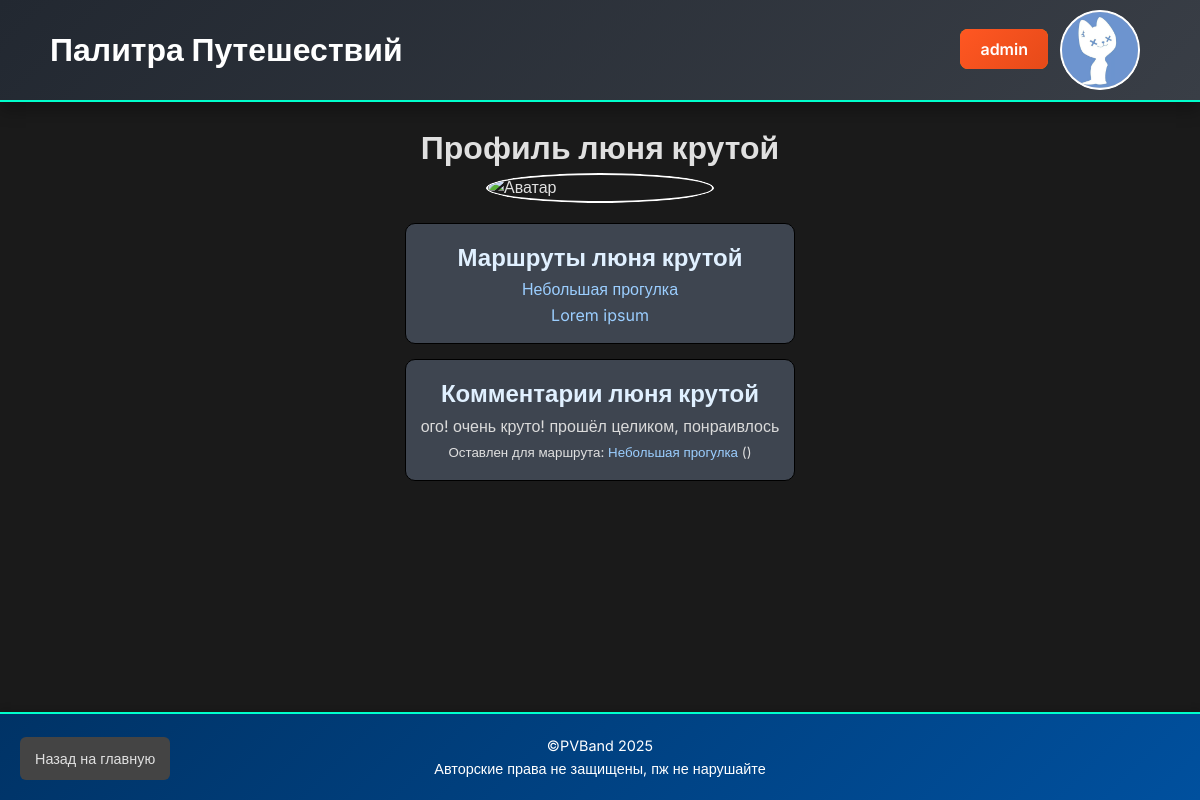
Screenshot of /user/1 (signed in) with the database file from the repository.
### app.py (models this page shows, shortened)
class User(db.Model, UserMixin):
    id = db.Column(db.Integer, primary_key=True)
    username = db.Column(db.String(50), unique=True, nullable=False)
    password = db.Column(db.String(200), nullable=False)
    avatar_url = db.Column(db.String(300))
    is_moderator = db.Column(db.Boolean, default=False)
    is_admin = db.Column(db.Boolean, default=False)

class Route(db.Model):
    __tablename__ = 'route'
    id = db.Column(db.Integer, primary_key=True)
    title = db.Column(db.String(100), nullable=False)
    description = db.Column(db.Text)
    is_private = db.Column(db.Boolean, default=False)
    moderated = db.Column(db.Boolean, default=False)
    user_id = db.Column(db.Integer, db.ForeignKey('user.id'))
    photos = db.relationship('Photo', backref='route', lazy=True)
    comments = db.relationship('Comment', backref='route', lazy=True)
    changes = db.relationship('ChangeHistory', backref='route', lazy=True)
    landmarks = db.relationship('Landmark', backref='route', lazy=True)
    points = db.Column(db.Text, nullable=True)
    allMarkers = db.Column(db.Text, nullable=True)
    ratings = db.relationship('Rating', backref='route', lazy='dynamic')

class Comment(db.Model):
    id = db.Column(db.Integer, primary_key=True)
    text = db.Column(db.Text, nullable=False)
    rating = db.Column(db.Integer)
    user_id = db.Column(db.Integer, db.ForeignKey('user.id'))
    route_id = db.Column(db.Integer, db.ForeignKey('route.id'))
    user = db.relationship('User', backref='comments')

### app.py (the view)
@app.route('/user/<int:user_id>')
@login_required
def user_profile(user_id):
    user = User.query.get_or_404(user_id)
    comments = Comment.query.filter_by(user_id=user.id).all()
    routes = Route.query.filter_by(user_id=user.id).all()
    return render_template('user_profile.html', user=user, comments=comments, routes=routes)

### app.py (called while the page is built)
@login_manager.user_loader
def load_user(user_id):
    return User.query.get(int(user_id))

### templates/user_profile.html (shortened to what this page needs)
<!DOCTYPE html>
<html lang="ru">
<head>
  <link rel="stylesheet" href="{{ url_for('static', filename='css/styles.css') }}">
  <link rel="stylesheet" href="{{ url_for('static', filename='css/user_profile.css') }}">
</head>
<body>
  <header>
    {% if current_user.is_authenticated and current_user.id == user.id %}
    <div class="header-container">
      <div class="site-title">
        <h1>Палитра Путешествий</h1>
      </div>
      <div class="user-actions">
          <div class="user-info">
            <div class="user-details">
              <a class="profile-link" href="{{ url_for('index') }}">На главную</a>
            </div>
          </div>
      </div>
    </div>
    {% else %}
    <div class="header-container">
      <div class="site-title">
        <h1>Палитра Путешествий</h1>
      </div>
      <div class="user-actions">
        {% if current_user.is_authenticated %}
          <div class="user-info">
            <div class="user-details">
              <a class="profile-link" href="{{ url_for('user_profile', user_id=current_user.id) }}">{{ current_user.username }}</a>
            </div>
            <div class="avatar">
              {% if current_user.avatar_url %}
                <img src="{{ current_user.avatar_url }}" alt="Аватар">
              {% else %}
                <img src="{{ url_for('static', filename='images/default-avatar.png') }}" alt="Аватар">
              {% endif %}
            </div>
          </div>
        {% else %}
          <a class="login-btn" href="{{ url_for('login') }}">Войти</a>
        {% endif %}
      </div>
    </div>
    {%endif%}
  </header>
  <main>
    <div style="text-align: center;">
      {% if current_user.is_authenticated and current_user.id == user.id %}
      <h1>Мой профиль</h1>
      {% else %}
      <h1>Профиль {{user.username}}</h1>
      {%endif%}
    </div>
      {% if current_user.is_authenticated and current_user.id == user.id %}
      <div class="avatar" id="avatar-container-profile">
          {% if user.avatar_url %}
            <img src="{{ user.avatar_url }}" alt="Аватар">
          {% else %}
            <img src="{{ url_for('static', filename='images/default-avatar.png') }}" alt="Аватар">
          {% endif %}
        </div>
        <form id="avatar-upload-form" action="{{ url_for('upload_avatar') }}" method="POST" enctype="multipart/form-data" class="upload-form">
          <input type="file" name="avatar" id="avatar-input" accept="image/*">
        </form>
      {% else %}
        <div class="avatar" id="avatar-container-profile">
          {% if user.avatar_url %}
            <img src="{{ user.avatar_url }}" alt="Аватар">
          {% else %}
            <img src="{{ url_for('static', filename='images/default-avatar.png') }}" alt="Аватар">
          {% endif %}
        </div>
      {% endif %}
    <div class="profile-section">
      {% if current_user.is_authenticated and current_user.id == user.id %}
      <h2>Мои маршруты</h2>
      {% else %}
      <h2>Маршруты {{user.username}}</h2>
      {%endif%}
      {% if routes %}
        <ul>
          {% for route in routes %}
            <li>
              <a href="{{ url_for('view_route', route_id=route.id) }}">{{ route.title }}</a>
            </li>
          {% endfor %}
        </ul>
      {% else %}
        <p>Нет маршрутов</p>
      {% endif %}
    </div>
    <div class="profile-section">
      {% if current_user.is_authenticated and current_user.id == user.id %}
      <h2>Мои комментарии</h2>
      {% else %}
      <h2>Комментарии {{user.username}}</h2>
      {%endif%}
      {% if comments %}
        <ul>
          {% for comment in comments %}
          <div class="comment">
            <p>{{ comment.text }}</p>
            <small>Оставлен для маршрута:
              <a href="/route/{{ comment.route.id }}">
                {{ comment.route.title }}
              </a> ({{ comment.created_at }})
            </small>
          </div>
          {% endfor %}
        </ul>
      {% else %}
        <p>Нет комментариев</p>
      {% endif %}
    </div>
    <a class="back btn" href="{{ url_for('index') }}">Назад на главную</a>
  </main>
  <footer>
    <p>&copy;PVBand {{ current_year if current_year is defined else 2025 }} </p>
    <p>Авторские права не защищены, пж не нарушайте</p>
  </footer>
</body>
</html>

### static/css/styles.css (style rules this page uses)
* { margin: 0; padding: 0; box-sizing: border-box; }
html { height: 100%; }
body { height: 100%; display: flex; flex-direction: column; font-family: 'Inter', sans-serif; background: #1a1a1a; color: #e0e0e0; line-height: 1.6; }
header { background: linear-gradient(135deg, #222831, #393e46); color: #fff; padding: 10px 0; box-shadow: 0 8px 16px rgba(0, 0, 0, 0.3); border-bottom: 2px solid #00ffcc; }
.user-info { display: flex; justify-content: flex-start; align-items: center; gap: 12px; }
.header-container { display: flex; justify-content: space-between; align-items: center; max-width: 1100px; margin: 0 auto; }
.site-title { display: flex; justify-content: flex-start; align-items: center; gap: 12px; }
.create-route-btn, .profile-link, .login-btn, .admin-btn { background: linear-gradient(135deg, #ff5722, #e64a19); color: #fff; padding: 10px 20px; border-radius: 8px; text-decoration: none; font-weight: 600; transition: background 0.3s, transform 0.3s, box-shadow 0.3s; }
footer p { color: #ffffff; font-size: 0.9em; }
.profile-link, .login-btn { background-color: #ff8c00; color: #fff; padding: 10px 20px; border-radius: 8px; text-decoration: none; font-weight: 600; transition: background-color 0.2s, transform 0.2s, box-shadow 0.2s; }
.avatar img { width: 50px; height: 50px; border-radius: 50%; object-fit: cover; border: 2px solid #fff; transition: transform 0.2s; }
.avatar#avatar-container-profile { width: 228px; height: auto; background: none !important; margin: auto; display: flex; justify-content: center; margin-bottom: 20px ; }
main { max-width: 1200px; margin: 20px auto; padding: 0 15px; flex: 1; }
.btn { display: inline-block; background-color: #228b22; color: #fff; border: none; padding: 8px 12px; border-radius: 8px; margin: 5px; cursor: pointer; font-size: 0.9em; transition: background-color 0.2s, transform 0.2s, box-shadow 0.2s; }
footer { background: linear-gradient(135deg, #003366, #00509e); color: #fff; text-align: center; padding: 20px; margin-top: auto; box-shadow: 0 -4px 6px rgba(0, 0, 0, 0.1); border-top: 2px solid #00ffcc; }
.profile-section { background: #3e4550 !important; margin: auto; text-align: center; border-color: #000000 !important; border-radius: 10px; }
.profile-section h2 { color: #e0f0ff; }
.profile-section a { color: #9bceff; }
.profile-section p { color: #dadada; }
.profile-section ul { list-style: none; }
.back.btn { position: fixed; bottom: 15px; left: 15px; background: #444; color: #e0e0e0; padding: 10px 15px; border-radius: 6px; font-size: 0.9em; text-decoration: none; z-index: 1000; transition: background 0.2s, transform 0.2s; }
a { text-decoration: none; color: inherit; }

### static/css/user_profile.css (style rules this page uses)
.profile-section { border: 1px solid #ddd; padding: 15px; margin-bottom: 15px; background: #fafafa; }
.avatar img { width: 100%; height: 100%; object-fit: cover; }

### rows the page displays
User: username "admin"
User: username "люня крутой"
Route: title "Небольшая прогулка"
Route: title "Lorem ipsum"
Comment: text "ого! очень круто! прошёл целиком, понраивлось", route "Небольшая прогулка"

### other values shown
{{ current_year if current_year is defined else 2025 }} "2025"
